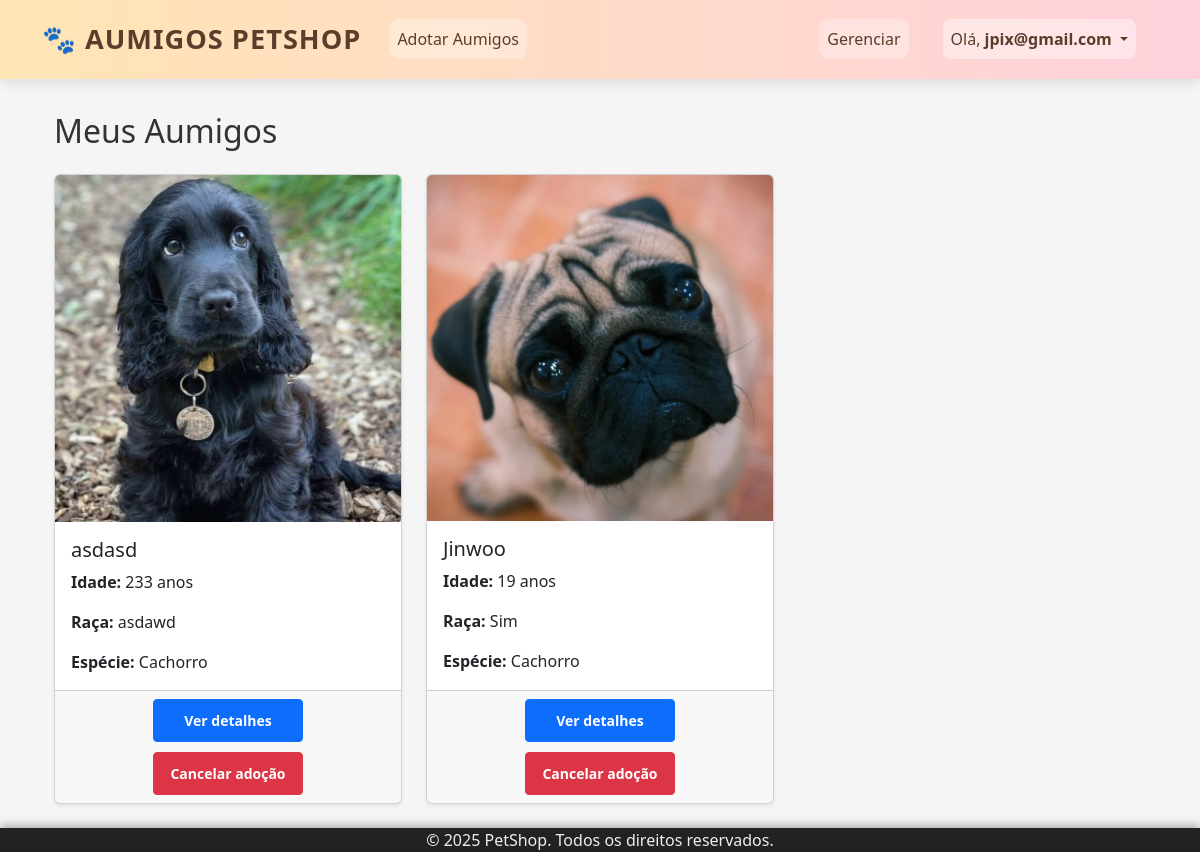
Page /meus-aumigos/ (signed in) on the earlier database version.
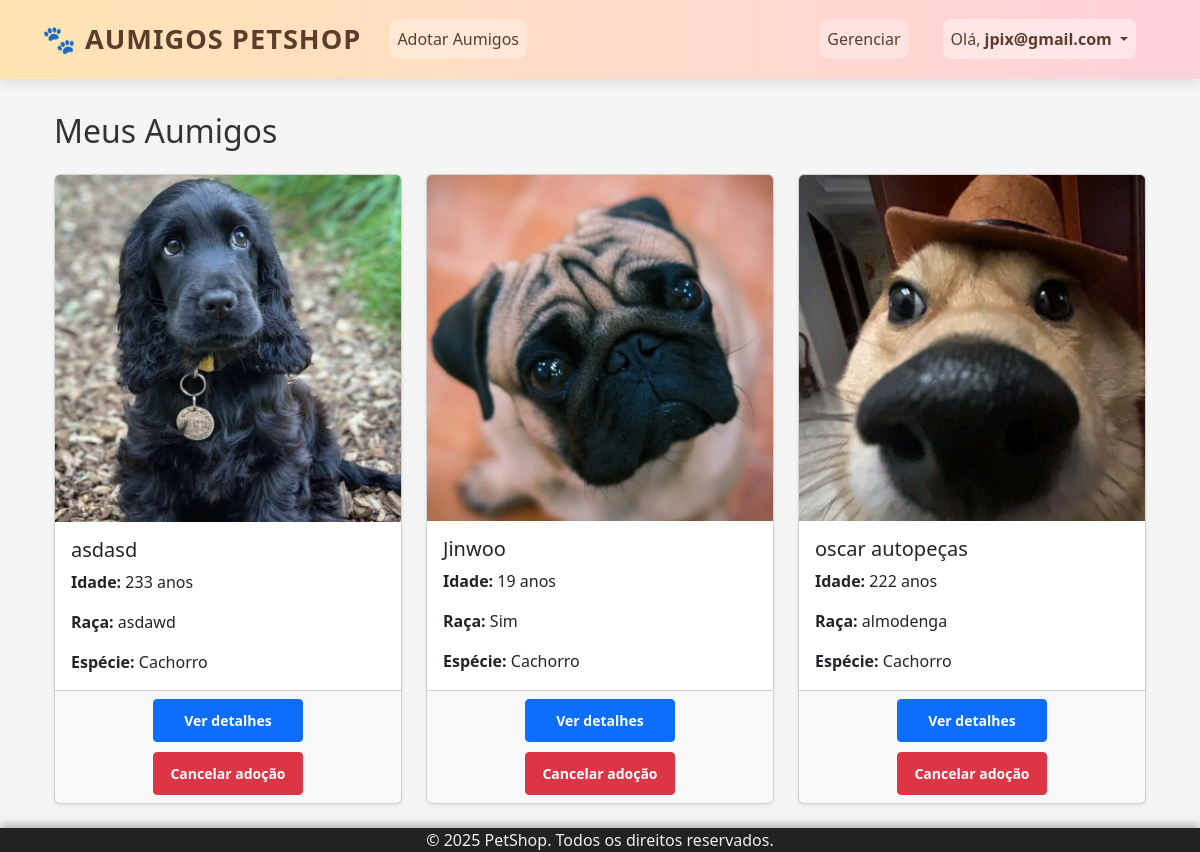
Same page on the later database version.
### sistema_projeto/pets/models.py (models this page shows, shortened)
class Adocao(models.Model):
    pet = models.ForeignKey(Pet, on_delete=models.CASCADE, related_name='adocoes')
    nome_adotante = models.CharField(max_length=100)
    email_adotante = models.EmailField()
    cpf_adotante = models.CharField(max_length=14)
    data_adocao = models.DateTimeField(auto_now_add=True)
    rg_adotante = models.CharField(max_length=20, blank=True, null=True)
    comprovante_residencia = models.FileField(upload_to='comprovantes/', blank=True, null=True)
    disponivel = models.BooleanField(default=True)
    telefone_adotante = models.CharField(max_length=15, blank=True, null=True)

class Pet(models.Model):
    nome = models.CharField(max_length=100)
    idade = models.IntegerField()
    descricao = models.TextField(verbose_name='Descrição')
    raca = models.CharField(max_length=100, verbose_name='Raça')
    especie = models.CharField(max_length=100, verbose_name='Espécie')
    foto = models.ImageField(upload_to='fotos_pets/', null=True, blank=True)
    disponivel = models.BooleanField(default=True)

### sistema_projeto/pets/views.py (the view)
# urls.py: path('meus-aumigos/', views.meus_aumigos, name='meus_aumigos'),
@login_required
def meus_aumigos(request):
    aumigos = Adocao.objects.filter(email_adotante=request.user.email).select_related('pet')
    context = {
        'aumigos': aumigos,
    }
    return render(request, 'pets/meus_aumigos.html', context)

### sistema_projeto/contas/context_processors.py (called while the page is built)
def admin_emails(request):
    return {
        'ADMIN_EMAILS': settings.ADMIN_EMAILS
    }

### sistema_projeto/pets/templates/pets/meus_aumigos.html (shortened to what this page needs)
{% extends 'pets/base.html' %}
{% load static %}
{% block content %}
<div class="container mt-5">
  <h2 class="mb-4">Meus Aumigos</h2>
  {% if aumigos %}
  <div class="row">
    {% for adocao in aumigos %}
      <div class="col-md-4 mb-4">
        <div class="card shadow-sm h-100 d-flex flex-column">
          {% if adocao.pet.foto %}
            <img src="{{ adocao.pet.foto.url }}" class="card-img-top" alt="{{ adocao.pet.nome }}">
          {% else %}
            <img src="{% static 'pets/img/default_pet.jpg' %}" class="card-img-top" alt="Imagem padrão do pet">
          {% endif %}
          <div class="card-body flex-grow-1">
            <h5 class="card-title">{{ adocao.pet.nome }}</h5>
            <p class="card-text"><strong>Idade:</strong> {{ adocao.pet.idade }} anos</p>
            <p class="card-text"><strong>Raça:</strong> {{ adocao.pet.raca }}</p>
            <p class="card-text"><strong>Espécie:</strong> {{ adocao.pet.especie }}</p>
          </div>
          <div class="card-footer">
            <button type="button" class="btn btn-primary btn-sm" data-bs-toggle="modal" data-bs-target="#detalhePetModal{{ adocao.pet.id }}">
              Ver detalhes
            </button>
            <form action="{% url 'cancelar_adocao' adocao.id %}" method="post" style="margin: 0;">
              <button type="button" class="btn btn-danger btn-sm" onclick="abrirConfirmacaoCancelamento({{ adocao.id }})">
                Cancelar adoção
              </button>
            </form>
          </div>
        </div>
      </div>
    {% endfor %}
  </div>
  {% else %}
    <p>Você ainda não adotou nenhum pet.</p>
  {% endif %}
</div>
{% endblock %}

Differences in the rows shown:
added Adocao: pet.foto (picture), pet.nome "oscar autopeças", pet.idade "222", pet.raca "almodenga", pet.especie "Cachorro"
